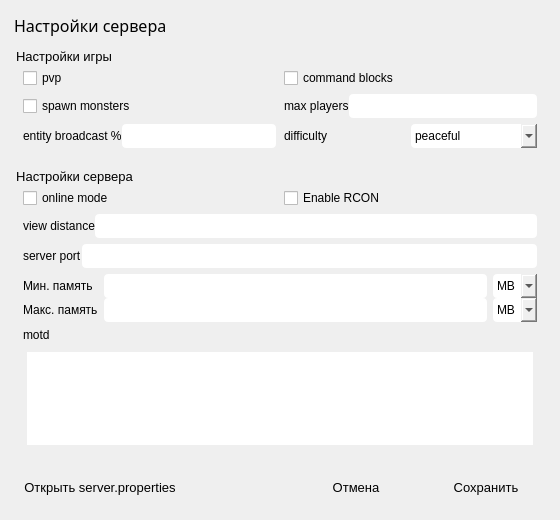
<?xml version="1.0" encoding="UTF-8"?>
<ui version="4.0">
 <class>ServerSettingsWindow</class>
 <widget class="QDialog" name="ServerSettingsWindow">
  <property name="geometry">
   <rect>
    <x>0</x>
    <y>0</y>
    <width>560</width>
    <height>520</height>
   </rect>
  </property>
  <property name="minimumSize">
   <size>
    <width>520</width>
    <height>480</height>
   </size>
  </property>
  <property name="font">
   <font>
    <family>Segoe UI</family>
    <pointsize>10</pointsize>
   </font>
  </property>
  <property name="windowTitle">
   <string>Настройки сервера</string>
  </property>
  <property name="styleSheet">
   <string notr="true">QGroupBox {
    border-radius: 4px;
    margin-top: 6px;
    padding-top: 6px;
}
QPushButton {
    min-height: 30px;
    border-radius: 4px;
    padding: 4px 10px;
}
QLineEdit, QComboBox, QTextEdit {
    border-radius: 4px;
    padding: 4px;
}</string>
  </property>
  <layout class="QVBoxLayout" name="verticalLayout">
   <property name="leftMargin">
    <number>14</number>
   </property>
   <property name="topMargin">
    <number>14</number>
   </property>
   <property name="rightMargin">
    <number>14</number>
   </property>
   <property name="bottomMargin">
    <number>14</number>
   </property>
   <property name="spacing">
    <number>10</number>
   </property>
   <item>
    <widget class="QLabel" name="headerLabel">
     <property name="font">
      <font>
       <family>Segoe UI Semibold</family>
       <pointsize>12</pointsize>
      </font>
     </property>
     <property name="text">
      <string>Настройки сервера</string>
     </property>
    </widget>
   </item>
   <item>
    <widget class="QGroupBox" name="gameGroupBox">
     <property name="title">
      <string>Настройки игры</string>
     </property>
     <layout class="QGridLayout" name="gridLayout">
      <property name="horizontalSpacing">
       <number>8</number>
      </property>
      <property name="verticalSpacing">
       <number>6</number>
      </property>
      <item row="0" column="0">
       <widget class="QCheckBox" name="pvpCheckBox">
        <property name="text">
         <string>pvp</string>
        </property>
       </widget>
      </item>
      <item row="0" column="1">
       <widget class="QCheckBox" name="commandBlockCheckBox">
        <property name="text">
         <string>command blocks</string>
        </property>
       </widget>
      </item>
      <item row="1" column="0">
       <widget class="QCheckBox" name="spawnMonstersCheckBox">
        <property name="text">
         <string>spawn monsters</string>
        </property>
       </widget>
      </item>
      <item row="1" column="1">
       <layout class="QHBoxLayout" name="maxPlayersLayout">
        <item>
         <widget class="QLabel" name="maxPlayersLabel">
          <property name="text">
           <string>max players</string>
          </property>
         </widget>
        </item>
        <item>
         <widget class="QLineEdit" name="maxPlayersLineEdit">
          <property name="maximumWidth">
           <number>80</number>
          </property>
         </widget>
        </item>
       </layout>
      </item>
      <item row="2" column="0">
       <layout class="QHBoxLayout" name="broadcastLayout">
        <item>
         <widget class="QLabel" name="broadcastLabel">
          <property name="text">
           <string>entity broadcast %</string>
          </property>
         </widget>
        </item>
        <item>
         <widget class="QLineEdit" name="broadcastLineEdit">
          <property name="maximumWidth">
           <number>80</number>
          </property>
         </widget>
        </item>
       </layout>
      </item>
      <item row="2" column="1">
       <layout class="QHBoxLayout" name="difficultyLayout">
        <item>
         <widget class="QLabel" name="difficultyLabel">
          <property name="text">
           <string>difficulty</string>
          </property>
         </widget>
        </item>
        <item>
         <widget class="QComboBox" name="difficultyComboBox">
          <item>
           <property name="text">
            <string>peaceful</string>
           </property>
          </item>
          <item>
           <property name="text">
            <string>easy</string>
           </property>
          </item>
          <item>
           <property name="text">
            <string>normal</string>
           </property>
          </item>
          <item>
           <property name="text">
            <string>hard</string>
           </property>
          </item>
         </widget>
        </item>
       </layout>
      </item>
     </layout>
    </widget>
   </item>
   <item>
    <widget class="QGroupBox" name="serverGroupBox">
     <property name="title">
      <string>Настройки сервера</string>
     </property>
     <layout class="QGridLayout" name="gridLayout2">
      <property name="horizontalSpacing">
       <number>8</number>
      </property>
      <property name="verticalSpacing">
       <number>6</number>
      </property>
      <item row="0" column="0">
       <widget class="QCheckBox" name="onlineModeCheckBox">
        <property name="text">
         <string>online mode</string>
        </property>
       </widget>
      </item>
      <item row="0" column="1">
       <widget class="QCheckBox" name="rconCheckBox">
        <property name="text">
         <string>Enable RCON</string>
        </property>
       </widget>
      </item>
      <item row="1" column="0" colspan="2">
       <layout class="QHBoxLayout" name="viewDistanceLayout">
        <item>
         <widget class="QLabel" name="viewDistanceLabel">
          <property name="text">
           <string>view distance</string>
          </property>
         </widget>
        </item>
        <item>
         <widget class="QLineEdit" name="viewDistanceLineEdit">
          <property name="maximumWidth">
           <number>80</number>
          </property>
         </widget>
        </item>
       </layout>
      </item>
      <item row="2" column="0" colspan="2">
       <layout class="QHBoxLayout" name="portLayout">
        <item>
         <widget class="QLabel" name="portLabel">
          <property name="text">
           <string>server port</string>
          </property>
         </widget>
        </item>
        <item>
         <widget class="QLineEdit" name="serverPortLineEdit">
          <property name="maximumWidth">
           <number>120</number>
          </property>
         </widget>
        </item>
       </layout>
      </item>
      <item row="3" column="0" colspan="2">
       <layout class="QGridLayout" name="memoryLayout">
        <property name="horizontalSpacing">
         <number>6</number>
        </property>
        <item row="0" column="0">
         <widget class="QLabel" name="xmsLabel">
          <property name="text">
           <string>Мин. память</string>
          </property>
         </widget>
        </item>
        <item row="0" column="1">
         <widget class="QLineEdit" name="xmsLineEdit">
          <property name="maximumWidth">
           <number>80</number>
          </property>
         </widget>
        </item>
        <item row="0" column="2">
         <widget class="QComboBox" name="xmsUnitComboBox">
          <item>
           <property name="text">
            <string>MB</string>
           </property>
          </item>
          <item>
           <property name="text">
            <string>GB</string>
           </property>
          </item>
         </widget>
        </item>
        <item row="1" column="0">
         <widget class="QLabel" name="xmxLabel">
          <property name="text">
           <string>Макс. память</string>
          </property>
         </widget>
        </item>
        <item row="1" column="1">
         <widget class="QLineEdit" name="xmxLineEdit">
          <property name="maximumWidth">
           <number>80</number>
          </property>
         </widget>
        </item>
        <item row="1" column="2">
         <widget class="QComboBox" name="xmxUnitComboBox">
          <item>
           <property name="text">
            <string>MB</string>
           </property>
          </item>
          <item>
           <property name="text">
            <string>GB</string>
           </property>
          </item>
         </widget>
        </item>
       </layout>
      </item>
      <item row="4" column="0" colspan="2">
       <widget class="QLabel" name="motdLabel">
        <property name="text">
         <string>motd</string>
        </property>
       </widget>
      </item>
      <item row="5" column="0" colspan="2">
       <widget class="QTextEdit" name="motdTextEdit"/>
      </item>
     </layout>
    </widget>
   </item>
   <item>
    <layout class="QHBoxLayout" name="buttonsLayout">
     <item>
      <widget class="QPushButton" name="openPropertiesButton">
       <property name="minimumSize">
        <size>
         <width>160</width>
         <height>32</height>
        </size>
       </property>
       <property name="text">
        <string>Открыть server.properties</string>
       </property>
      </widget>
     </item>
     <item>
      <spacer name="horizontalSpacer">
       <property name="orientation">
        <enum>Qt::Horizontal</enum>
       </property>
       <property name="sizeHint" stdset="0">
        <size>
         <width>40</width>
         <height>20</height>
        </size>
       </property>
      </spacer>
     </item>
     <item>
      <widget class="QPushButton" name="cancelButton">
       <property name="minimumSize">
        <size>
         <width>120</width>
         <height>32</height>
        </size>
       </property>
       <property name="text">
        <string>Отмена</string>
       </property>
      </widget>
     </item>
     <item>
      <widget class="QPushButton" name="saveButton">
       <property name="minimumSize">
        <size>
         <width>120</width>
         <height>32</height>
        </size>
       </property>
       <property name="text">
        <string>Сохранить</string>
       </property>
      </widget>
     </item>
    </layout>
   </item>
  </layout>
 </widget>
 <resources/>
 <connections/>
</ui>
